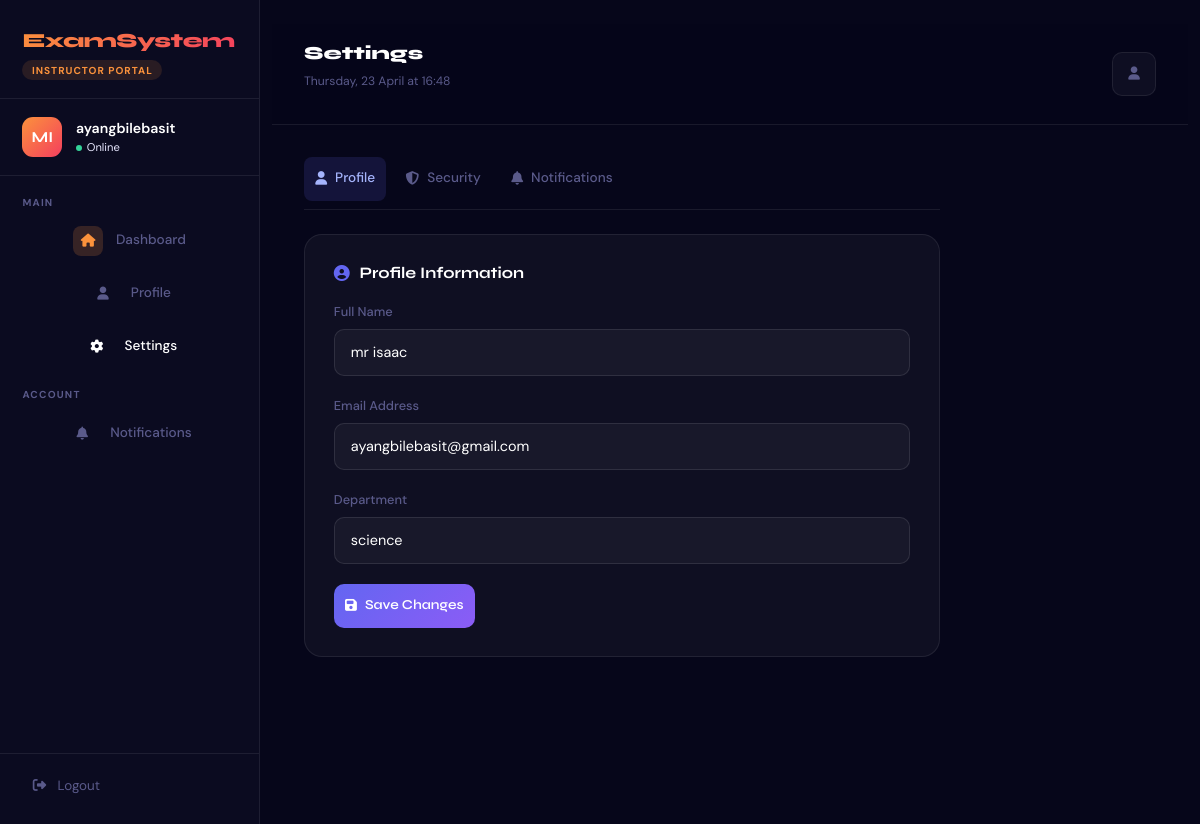
The page /accounts/settings/ (signed in) on the database its author committed.
### accounts/models.py (models this page shows, shortened)
class User(AbstractUser):
    ROLE_STUDENT = 'student'
    ROLE_INSTRUCTOR = 'instructor'
    ROLE_ADMIN = 'admin'
    ROLE_CHOICES = [
        (ROLE_STUDENT, 'Student'),
        (ROLE_INSTRUCTOR, 'Instructor'),
        (ROLE_ADMIN, 'Admin'),
    ]
    role = models.CharField(max_length=20, choices=ROLE_CHOICES, default=ROLE_STUDENT)
    is_approved = models.BooleanField(default=False, help_text="Instructors must be approved by admin")
    department = models.CharField(max_length=100, blank=True)
    staff_id = models.CharField(max_length=50, blank=True)
    full_name = models.CharField(max_length=150, blank=True)
    avatar_initials = models.CharField(max_length=3, blank=True)
    @property
    def is_instructor(self):
        return self.role == self.ROLE_INSTRUCTOR

### accounts/views.py (the view, shortened to what this page needs)
# urls.py: path('settings/', views.settings, name='settings'),
@login_required
def settings(request):
    user = request.user
    password_form = PasswordChangeForm(user)
    context = {
        'user': user,
        'password_form': password_form,
        'show_department': user.is_instructor,
    }
    return render(request, 'settings.html', context)

### templates/settings.html (shortened to what this page needs)
{% extends 'base.html' %}
{% block body %}
<div class="layout">
    <aside class="sidebar" id="sidebar">
        <div class="sidebar-logo">
            <a href="{% if user.is_instructor %}{% url 'exams:instructor_dashboard' %}{% else %}{% url 'exams:student_dashboard' %}{% endif %}" class="logo-text" style="background:linear-gradient(135deg,{% if user.is_instructor %}var(--orange),var(--rose){% else %}var(--cyan),var(--violet){% endif %});-webkit-background-clip:text;-webkit-text-fill-color:transparent;text-decoration:none;display:block">ExamSystem</a>
            <div class="logo-badge" style="background:{% if user.is_instructor %}rgba(251,146,60,.12){% else %}rgba(99,102,241,.12){% endif %};border-color:{% if user.is_instructor %}rgba(251,146,60,.25){% else %}rgba(99,102,241,.25){% endif %};color:{% if user.is_instructor %}var(--orange){% else %}var(--indigo){% endif %}">{% if user.is_instructor %}Instructor Portal{% else %}Student Portal{% endif %}</div>
        </div>
        <div class="sidebar-user">
            <div class="user-avatar" style="background:linear-gradient(135deg,{% if user.is_instructor %}var(--orange),var(--rose){% else %}var(--indigo),var(--violet){% endif %})">{{ user.avatar_initials|default:user.username|slice:":2"|upper }}</div>
            <div class="user-info">
                <div class="uname">{{ user.username }}</div>
                <div class="urole"><span class="online-dot"></span> Online</div>
            </div>
        </div>
        <nav class="sidebar-nav">
            <div class="nav-section-label">Main</div>
            <a href="{% if user.is_instructor %}{% url 'exams:instructor_dashboard' %}{% else %}{% url 'exams:student_dashboard' %}{% endif %}" class="nav-item-link">
                <div class="nav-icon-w" style="background:{% if user.is_instructor %}rgba(251,146,60,.18){% else %}rgba(99,102,241,.18){% endif %};color:{% if user.is_instructor %}var(--orange){% else %}var(--indigo){% endif %}"><i class="fas fa-home"></i></div>Dashboard
            </a>
            <a href="/accounts/profile/" class="nav-item-link">
                <div class="nav-icon-w"><i class="fas fa-user"></i></div>Profile
            </a>
            <a href="/accounts/settings/" class="nav-item-link active">
                <div class="nav-icon-w"><i class="fas fa-cog"></i></div>Settings
            </a>
            <div class="nav-section-label" style="margin-top:.5rem">Account</div>
            <a href="#" class="nav-item-link"><div class="nav-icon-w"><i class="fas fa-bell"></i></div>Notifications</a>
        </nav>
        <div class="sidebar-bottom">
            <a href="{% url 'accounts:logout' %}"><i class="fas fa-sign-out-alt"></i> Logout</a>
        </div>
    </aside>
    <main class="main">
        <div class="topbar">
            <div><h2 style="font-size:1.15rem;font-weight:800;color:var(--white)">Settings</h2><p id="liveClock" style="font-size:.76rem;color:var(--muted);margin-top:.08rem"></p></div>
            <div class="d-flex gap-2 align-items-center">
                <a href="/accounts/profile/" class="icon-btn"><i class="fas fa-user"></i></a>
            </div>
        </div>
        <div class="page-content" style="max-width:700px">
            <div class="tab-nav">
                <button class="tab-btn active" onclick="switchTab('profile')"><i class="fas fa-user me-2"></i>Profile</button>
                <button class="tab-btn" onclick="switchTab('security')"><i class="fas fa-shield-alt me-2"></i>Security</button>
                <button class="tab-btn" onclick="switchTab('notifications')"><i class="fas fa-bell me-2"></i>Notifications</button>
            </div>
            <div id="tab-profile" class="tab-content active">
                <div class="settings-card">
                    <h4><i class="fas fa-user-circle" style="color:var(--indigo)"></i> Profile Information</h4>
                    <form method="post" action="/accounts/settings/">
                        <div class="form-group">
                            <label class="form-label">Full Name</label>
                            <input type="text" name="full_name" class="form-input" value="{{ user.full_name|default:'' }}" placeholder="Enter your full name">
                        </div>
                        <div class="form-group">
                            <label class="form-label">Email Address</label>
                            <input type="email" name="email" class="form-input" value="{{ user.email|default:'' }}" placeholder="Enter your email">
                        </div>
                        {% if user.is_instructor %}
                        <div class="form-group">
                            <label class="form-label">Department</label>
                            <input type="text" name="department" class="form-input" value="{{ user.department|default:'' }}" placeholder="Enter your department">
                        </div>
                        {% endif %}
                        <button type="submit" class="btn-save"><i class="fas fa-save me-2"></i>Save Changes</button>
                    </form>
                </div>
            </div>
        </div>
    </main>
</div>
{% endblock %}

### static/css/mobile.css (style rules this page uses)
* { -webkit-tap-highlight-color: transparent; -webkit-touch-callout: none; -webkit-user-select: none; user-select: none; }
html { font-size: 16px; line-height: 1.5; overflow-x: hidden; scroll-snap-type: y mandatory; -webkit-overflow-scrolling: touch; }
.icon-btn, button, [class*="btn"], .nav-item-link, .qa-btn { min-height: 44px !important; min-width: 44px !important; padding: .7rem !important; display: flex !important; align-items: center !important; justify-content: center !important; }
html { scroll-behavior: smooth; }

### templates/base.html (style rules this page uses)
:root { --bg: #07071a; --sidebar-bg: #0b0b20; --sidebar-w: 260px; --card: rgba(255,255,255,.04); --border: rgba(255,255,255,.08); --indigo: #6366f1; --violet: #8b5cf6; --cyan: #22d3ee; --amber: #fbbf24; --rose: #f43f5e; --green: #34d399; --orange: #fb923c; --text: #e8e8ff; --muted: #5a5a8a; --white: #fff; --nav-active: #6366f1; --topbar-bg: rgba(7,7,26,.7); --mobile-bg: rgba(7,7,26,.92); --glass: rgba(255,255,255,.04); --input-bg: rgba(255,255,255,.04); --text-muted: #9ca3af; }
* { margin:0; padding:0; box-sizing:border-box; }
html { scroll-behavior: smooth; }
body { font-family:'DM Sans',sans-serif; background:var(--bg); color:var(--text); transition: background 0.3s, color 0.3s; }
h1,h2,h3,h4,h5,h6 { font-family:'Syne',sans-serif; }
.layout { display:flex; min-height:100vh; }
.sidebar { width:var(--sidebar-w); background:var(--sidebar-bg); border-right:1px solid var(--border); display:flex; flex-direction:column; position:fixed; top:0; left:0; bottom:0; z-index:100; overflow-y:auto; scrollbar-width:none; transition:transform .35s cubic-bezier(.16,1,.3,1), background 0.3s; }
.main { margin-left:var(--sidebar-w, 260px); flex:1; min-height:100vh; display:flex; flex-direction:column; transition:margin-left 0.35s cubic-bezier(.16,1,.3,1); }
.topbar { padding:1.1rem 2rem; border-bottom:1px solid var(--border); display:flex; align-items:center; justify-content:space-between; background:var(--topbar-bg); backdrop-filter:blur(20px); position:sticky; top:0; z-index:50; transition: background 0.3s; }
.page-content { padding:2rem; flex:1; }
.sidebar-logo { padding:1.6rem 1.4rem 1.1rem; border-bottom:1px solid var(--border); }
.logo-text { font-family:'Syne',sans-serif; font-weight:800; font-size:1.25rem; letter-spacing:-0.5px; }
.logo-badge { display:inline-block; border-radius:50px; padding:.15rem .6rem; font-size:.63rem; font-weight:700; letter-spacing:.1em; text-transform:uppercase; margin-top:.3rem; }
.sidebar-user { padding:1.1rem 1.4rem; display:flex; align-items:center; gap:.85rem; border-bottom:1px solid var(--border); }
.user-avatar { width:40px; height:40px; border-radius:11px; display:flex; align-items:center; justify-content:center; font-weight:700; font-size:.95rem; color:white; flex-shrink:0; font-family:'Syne',sans-serif; }
.user-info .uname { font-weight:600; font-size:.88rem; color:var(--white); }
.user-info .urole { font-size:.7rem; display:flex; align-items:center; gap:.3rem; }
.online-dot { width:6px; height:6px; background:var(--green); border-radius:50%; animation:blink 2s infinite; }
.sidebar-nav { padding:.8rem 0; flex:1; }
.nav-section-label { padding:.4rem 1.4rem .25rem; font-size:.63rem; font-weight:700; color:var(--muted); letter-spacing:.12em; text-transform:uppercase; }
.nav-item-link { display:flex; align-items:center; gap:.8rem; padding:.62rem 1.4rem; color:var(--muted); text-decoration:none; font-size:.85rem; font-weight:500; transition:all .2s; position:relative; margin:.04rem 0; }
.nav-item-link.active { color:var(--white); }
.nav-item-link.active::before { content:''; position:absolute; left:0; top:20%; bottom:20%; width:3px; border-radius:0 3px 3px 0; }
.nav-icon-w { width:30px; height:30px; border-radius:8px; display:flex; align-items:center; justify-content:center; font-size:.82rem; flex-shrink:0; transition:all .2s; }
.sidebar-bottom { padding:.9rem 1.4rem 1.3rem; border-top:1px solid var(--border); }
.sidebar-bottom a { display:flex; align-items:center; gap:.7rem; color:var(--muted); text-decoration:none; font-size:.84rem; padding:.45rem .65rem; border-radius:9px; transition:all .22s; }
.icon-btn { width:37px; height:37px; border-radius:10px; background:var(--card); border:1px solid var(--border); color:var(--muted); display:flex; align-items:center; justify-content:center; cursor:pointer; transition:all .22s; font-size:.83rem; text-decoration:none; position:relative; }

### rows shown on the page
User: avatar_initials "MI", username "ayangbilebasit", full_name "mr isaac", email "ayangbilebasit@gmail.com", department "science"
